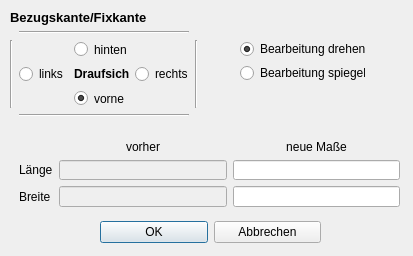
<?xml version="1.0" encoding="UTF-8"?>
<ui version="4.0">
 <class>Dialog_doppelteil_erzeugen</class>
 <widget class="QDialog" name="Dialog_doppelteil_erzeugen">
  <property name="geometry">
   <rect>
    <x>0</x>
    <y>0</y>
    <width>413</width>
    <height>256</height>
   </rect>
  </property>
  <property name="windowTitle">
   <string>Doppelteil erzeugen</string>
  </property>
  <property name="modal">
   <bool>true</bool>
  </property>
  <widget class="QWidget" name="">
   <property name="geometry">
    <rect>
     <x>10</x>
     <y>10</y>
     <width>188</width>
     <height>107</height>
    </rect>
   </property>
   <layout class="QVBoxLayout" name="verticalLayout">
    <item>
     <widget class="QLabel" name="label_2">
      <property name="font">
       <font>
        <pointsize>10</pointsize>
        <weight>75</weight>
        <bold>true</bold>
       </font>
      </property>
      <property name="text">
       <string>Bezugskante/Fixkante</string>
      </property>
     </widget>
    </item>
    <item>
     <layout class="QGridLayout" name="gridLayout">
      <item row="2" column="2">
       <widget class="QLabel" name="label">
        <property name="font">
         <font>
          <weight>75</weight>
          <bold>true</bold>
         </font>
        </property>
        <property name="text">
         <string>Draufsicht</string>
        </property>
       </widget>
      </item>
      <item row="0" column="1" colspan="3">
       <widget class="Line" name="line_2">
        <property name="orientation">
         <enum>Qt::Horizontal</enum>
        </property>
       </widget>
      </item>
      <item row="2" column="3">
       <widget class="QRadioButton" name="radioButton_re">
        <property name="text">
         <string>rechts</string>
        </property>
       </widget>
      </item>
      <item row="1" column="2">
       <widget class="QRadioButton" name="radioButton_hi">
        <property name="text">
         <string>hinten</string>
        </property>
       </widget>
      </item>
      <item row="1" column="4" rowspan="3">
       <widget class="Line" name="line_4">
        <property name="orientation">
         <enum>Qt::Vertical</enum>
        </property>
       </widget>
      </item>
      <item row="2" column="1">
       <widget class="QRadioButton" name="radioButton_li">
        <property name="text">
         <string>links</string>
        </property>
       </widget>
      </item>
      <item row="3" column="2">
       <widget class="QRadioButton" name="radioButton_vo">
        <property name="text">
         <string>vorne</string>
        </property>
        <property name="checked">
         <bool>true</bool>
        </property>
       </widget>
      </item>
      <item row="4" column="1" colspan="3">
       <widget class="Line" name="line">
        <property name="orientation">
         <enum>Qt::Horizontal</enum>
        </property>
       </widget>
      </item>
      <item row="1" column="0" rowspan="3">
       <widget class="Line" name="line_3">
        <property name="orientation">
         <enum>Qt::Vertical</enum>
        </property>
       </widget>
      </item>
     </layout>
    </item>
   </layout>
  </widget>
  <widget class="QWidget" name="">
   <property name="geometry">
    <rect>
     <x>240</x>
     <y>40</y>
     <width>125</width>
     <height>42</height>
    </rect>
   </property>
   <layout class="QVBoxLayout" name="verticalLayout_2">
    <item>
     <widget class="QRadioButton" name="radioButton_drehen">
      <property name="text">
       <string>Bearbeitung drehen</string>
      </property>
      <property name="checked">
       <bool>true</bool>
      </property>
     </widget>
    </item>
    <item>
     <widget class="QRadioButton" name="radioButton_spiegeln">
      <property name="text">
       <string>Bearbeitung spiegeln</string>
      </property>
     </widget>
    </item>
   </layout>
  </widget>
  <widget class="QWidget" name="">
   <property name="geometry">
    <rect>
     <x>100</x>
     <y>220</y>
     <width>221</width>
     <height>25</height>
    </rect>
   </property>
   <layout class="QHBoxLayout" name="horizontalLayout">
    <item>
     <widget class="QPushButton" name="pushButton_ok">
      <property name="text">
       <string>OK</string>
      </property>
     </widget>
    </item>
    <item>
     <widget class="QPushButton" name="pushButton_abbrechen">
      <property name="text">
       <string>Abbrechen</string>
      </property>
     </widget>
    </item>
   </layout>
  </widget>
  <widget class="QWidget" name="">
   <property name="geometry">
    <rect>
     <x>19</x>
     <y>140</y>
     <width>381</width>
     <height>67</height>
    </rect>
   </property>
   <layout class="QGridLayout" name="gridLayout_2">
    <item row="1" column="1">
     <widget class="QLineEdit" name="lineEdit_alt_la">
      <property name="enabled">
       <bool>false</bool>
      </property>
     </widget>
    </item>
    <item row="1" column="0">
     <widget class="QLabel" name="label_3">
      <property name="text">
       <string>Länge</string>
      </property>
     </widget>
    </item>
    <item row="2" column="2">
     <widget class="QLineEdit" name="lineEdit_neu_br"/>
    </item>
    <item row="2" column="1">
     <widget class="QLineEdit" name="lineEdit_alt_br">
      <property name="enabled">
       <bool>false</bool>
      </property>
     </widget>
    </item>
    <item row="1" column="2">
     <widget class="QLineEdit" name="lineEdit_neu_la"/>
    </item>
    <item row="2" column="0">
     <widget class="QLabel" name="label_4">
      <property name="text">
       <string>Breite</string>
      </property>
     </widget>
    </item>
    <item row="0" column="1">
     <widget class="QLabel" name="label_5">
      <property name="text">
       <string>vorher</string>
      </property>
      <property name="alignment">
       <set>Qt::AlignCenter</set>
      </property>
     </widget>
    </item>
    <item row="0" column="2">
     <widget class="QLabel" name="label_6">
      <property name="text">
       <string>neue Maße</string>
      </property>
      <property name="alignment">
       <set>Qt::AlignCenter</set>
      </property>
     </widget>
    </item>
   </layout>
  </widget>
 </widget>
 <tabstops>
  <tabstop>radioButton_vo</tabstop>
  <tabstop>radioButton_hi</tabstop>
  <tabstop>radioButton_li</tabstop>
  <tabstop>radioButton_re</tabstop>
  <tabstop>radioButton_drehen</tabstop>
  <tabstop>radioButton_spiegeln</tabstop>
  <tabstop>lineEdit_alt_la</tabstop>
  <tabstop>lineEdit_alt_br</tabstop>
  <tabstop>lineEdit_neu_la</tabstop>
  <tabstop>lineEdit_neu_br</tabstop>
  <tabstop>pushButton_ok</tabstop>
  <tabstop>pushButton_abbrechen</tabstop>
 </tabstops>
 <resources/>
 <connections/>
</ui>
